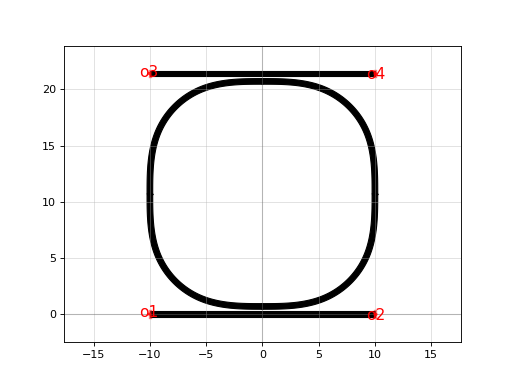

This chart was generated by the following Python code:
import gdsfactory as gf

c = gf.components.ring_double(gap=0.2, radius=10.0, length_x=0.01, length_y=0.01, straight='straight', bend='bend_euler', cross_section='strip')
c.plot()
